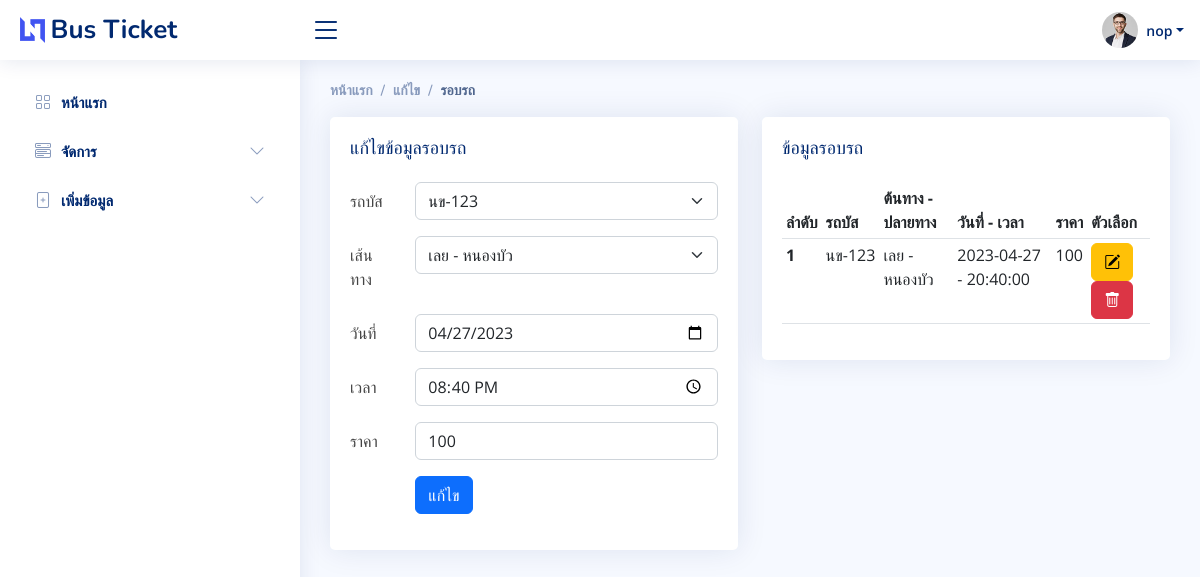
The page /schedule_edit.php?schedule_id=1 (signed in) on the database its author committed.
### tables this page shows
CREATE TABLE `schedule` (
  `schedule_id` int(11) NOT NULL,
  `bus_id` int(11) NOT NULL,
  `route_id` int(11) NOT NULL,
  `departure_date` date NOT NULL,
  `departure_time` time NOT NULL,
  `price` varchar(50) NOT NULL,
  `created_at` datetime NOT NULL DEFAULT current_timestamp(),
  `updated_at` datetime NOT NULL DEFAULT current_timestamp()
);

CREATE TABLE `bus` (
  `bus_id` int(11) NOT NULL,
  `bus_name` varchar(50) NOT NULL,
  `bus_type` varchar(50) NOT NULL,
  `total_seats` int(11) NOT NULL,
  `created_at` datetime NOT NULL DEFAULT current_timestamp(),
  `updated_at` datetime NOT NULL DEFAULT current_timestamp(),
  `bus_status` int(11) NOT NULL DEFAULT 0 COMMENT '0 = เปิดใช้งาน , 1 = ปิดใช้งาน'
);

CREATE TABLE `route` (
  `route_id` int(11) NOT NULL,
  `source` varchar(50) NOT NULL,
  `destination` varchar(50) NOT NULL,
  `created_at` datetime NOT NULL DEFAULT current_timestamp(),
  `updated_at` datetime NOT NULL DEFAULT current_timestamp()
);

### schedule_edit.php (the view, shortened to what this page needs)
<!DOCTYPE html>
<html lang="en">
<head>
    <link href="assets/vendor/bootstrap/css/bootstrap.min.css" rel="stylesheet">
    <link href="assets/vendor/bootstrap-icons/bootstrap-icons.css" rel="stylesheet">
    <link href="assets/vendor/boxicons/css/boxicons.min.css" rel="stylesheet">
    <link href="assets/vendor/quill/quill.snow.css" rel="stylesheet">
    <link href="assets/vendor/quill/quill.bubble.css" rel="stylesheet">
    <link href="assets/vendor/remixicon/remixicon.css" rel="stylesheet">
    <link href="assets/vendor/simple-datatables/style.css" rel="stylesheet">
    <link href="assets/css/style.css" rel="stylesheet">
</head>
<body>
    <?php
    require("Components/header.php");
    ?>
    <?php
    require("Components/sidebar.php");
    ?>
    <main id="main" class="main">
        <div class="pagetitle">
            <nav>
                <ol class="breadcrumb">
                    <li class="breadcrumb-item"><a href="index.php">หน้าแรก</a></li>
                    <li class="breadcrumb-item">แก้ไข</li>
                    <li class="breadcrumb-item active">รอบรถ</li>
                </ol>
            </nav>
        </div>
        <section class="section">
            <div class="row">
                <div class="col-lg-6">
                    <div class="card">
                        <div class="card-body">
                            <h5 class="card-title">แก้ไขข้อมูลรอบรถ</h5>
                            <?php
                            if (empty($_SESSION) || empty($_GET)) {
                                echo '<META HTTP-EQUIV="Refresh" CONTENT="0;URL=index.php">';
                            } else {
                                $sql = 'SELECT * from schedule where schedule_id = ' . $_GET["schedule_id"];
                                $result = mysqli_query($conn, $sql);
                                $data = mysqli_fetch_assoc($result);
                            }
                            ?>
                            <form class="needs-validation" novalidate method="post">
                                <div class="row mb-3">
                                    <label class="col-sm-2 col-form-label">รถบัส</label>
                                    <div class="col-sm-10">
                                        <select class="form-select" aria-label="Default select example" name="bus_id" required>
                                            <?php
                                            $sql1 = 'SELECT * FROM bus where bus_status = 0';
                                            $query1 = mysqli_query($conn, $sql1);
                                            foreach ($query1 as $row) {
                                            ?>
                                                <option value="<?= $row['bus_id'] ?>" <?php if ($data['bus_id'] == $row['bus_id']) {
                                                                                            echo 'selected';
                                                                                        } ?>><?= $row['bus_name'] ?></option>
                                            <?php } ?>
                                        </select>
                                    </div>
                                </div>
                                <div class="row mb-3">
                                    <label class="col-sm-2 col-form-label">เส้นทาง</label>
                                    <div class="col-sm-10">
                                        <select class="form-select" aria-label="Default select example" name="route_id" required>
                                            <?php
                                            $sql2 = 'SELECT * FROM route';
                                            $query2 = mysqli_query($conn, $sql2);
                                            foreach ($query2 as $row) {
                                            ?>
                                                <option value="<?= $row['route_id'] ?>" <?php if ($data['route_id'] == $row['route_id']) {
                                                                                            echo 'selected';
                                                                                        } ?>><?= $row['source'] ?> - <?= $row['destination'] ?></option>
                                            <?php } ?>
                                        </select>
                                    </div>
                                </div>
                                <div class="row mb-3">
                                    <label for="inputText" class="col-sm-2 col-form-label">วันที่</label>
                                    <div class="col-sm-10">
                                        <input type="date" name="departure_date" class="form-control" id="yourName" value="<?= $data['departure_date']; ?>" required>
                                    </div>
                                </div>
                                <div class="row mb-3">
                                    <label for="inputText" class="col-sm-2 col-form-label">เวลา</label>
                                    <div class="col-sm-10">
                                        <input type="time" name="departure_time" class="form-control" id="yourName" value="<?= $data['departure_time']; ?>" required>
                                    </div>
                                </div>
                                <div class="row mb-3">
                                    <label for="inputText" class="col-sm-2 col-form-label">ราคา</label>
                                    <div class="col-sm-10">
                                        <input type="number" name="price" class="form-control" id="yourName" value="<?= $data['price']; ?>" required>
                                    </div>
                                </div>
                                <div class="row mb-3">
                                    <label class="col-sm-2 col-form-label"></label>
                                    <div class="col-sm-10">
                                        <button type="submit" class="btn btn-primary">แก้ไข</button>
                                    </div>
                                </div>
                            </form>
                        </div>
                    </div>
                </div>
                <div class="col-lg-6">
                    <div class="card">
                        <div class="card-body">
                            <h5 class="card-title">ข้อมูลรอบรถ</h5>
                            <table class="table table-sm">
                                <thead>
                                    <tr>
                                        <th scope="col">ลำดับ</th>
                                        <th scope="col">รถบัส</th>
                                        <th scope="col">ต้นทาง - ปลายทาง</th>
                                        <th scope="col">วันที่ - เวลา</th>
                                        <th scope="col">ราคา</th>
                                        <th scope="col">ตัวเลือก</th>
                                    </tr>
                                </thead>
                                <tbody>
                                    <?php
                                    $sql_select = 'SELECT schedule.*, `bus`.`bus_name`, `route`.`source`, `route`.`destination` FROM schedule
                                        LEFT JOIN `bus` ON `schedule`.`bus_id` = `bus`.`bus_id`
                                        LEFT JOIN `route` ON `schedule`.`route_id` = `route`.`route_id`';
                                    $result = mysqli_query($conn, $sql_select);
                                    $i = 1;
                                    foreach ($result as $data) {
                                    ?>
                                        <tr>
                                            <th scope="row"><?= $i; ?></th>
                                            <td><?= $data['bus_name']; ?></td>
                                            <td><?= $data['source']; ?> - <?= $data['destination']; ?></td>
                                            <td><?= $data['departure_date']; ?> - <?= $data['departure_time']; ?></td>
                                            <td><?= $data['price']; ?></td>
                                            <td>
                                                <a href="schedule_edit.php?schedule_id=<?= $data['schedule_id']; ?>" title="แก้ไข" class="btn btn-warning"><i class="bi bi-pencil-square"></i></a>
                                                <a href="schedule_del.php?schedule_id=<?= $data['schedule_id']; ?>" onclick="return confirm('ต้องการลบข้อมูลนี้ ?')" title="ลบ" class="btn btn-danger"><i class="bi bi-trash"></i></a>
                                            </td>
                                        </tr>
                                    <?php
                                        $i++;
                                    }
                                    ?>
                                </tbody>
                            </table>
                        </div>
                    </div>
                </div>
            </div>
        </section>
    </main>
</body>
</html>

### assets/css/style.css (style rules this page uses)
:root { scroll-behavior: smooth; }
body { font-family: "Open Sans", sans-serif; background: #f6f9ff; color: #444444; }
a { color: #4154f1; text-decoration: none; }
h1, h2, h3, h4, h5, h6 { font-family: "Nunito", sans-serif; }
#main { margin-top: 60px; padding: 20px 30px; transition: all 0.3s; }
.pagetitle { margin-bottom: 10px; }
.card { margin-bottom: 30px; border: none; border-radius: 5px; box-shadow: 0px 0 30px rgba(1, 41, 112, 0.1); }
.card-title { padding: 20px 0 15px 0; font-size: 18px; font-weight: 500; color: #012970; font-family: "Poppins", sans-serif; }
.card-body { padding: 0 20px 20px 20px; }
.breadcrumb { font-size: 14px; font-family: "Nunito", sans-serif; color: #899bbd; font-weight: 600; }
.breadcrumb a { color: #899bbd; transition: 0.3s; }
.breadcrumb .breadcrumb-item::before { color: #899bbd; }
.breadcrumb .active { color: #51678f; font-weight: 600; }
@media (min-width: 1200px) { #main, #footer { margin-left: 300px; } }

### rows shown on the page
schedule: bus_id "นข-123", route_id "เลย - หนองบัว", departure_date "04/27/2023", departure_time "20:40:00", price "100", bus.bus_name "นข-123", route.source "เลย", route.destination "หนองบัว", departure_date "2023-04-27"

### other values the page prints
$_SESSION['first_name'] "nop"
